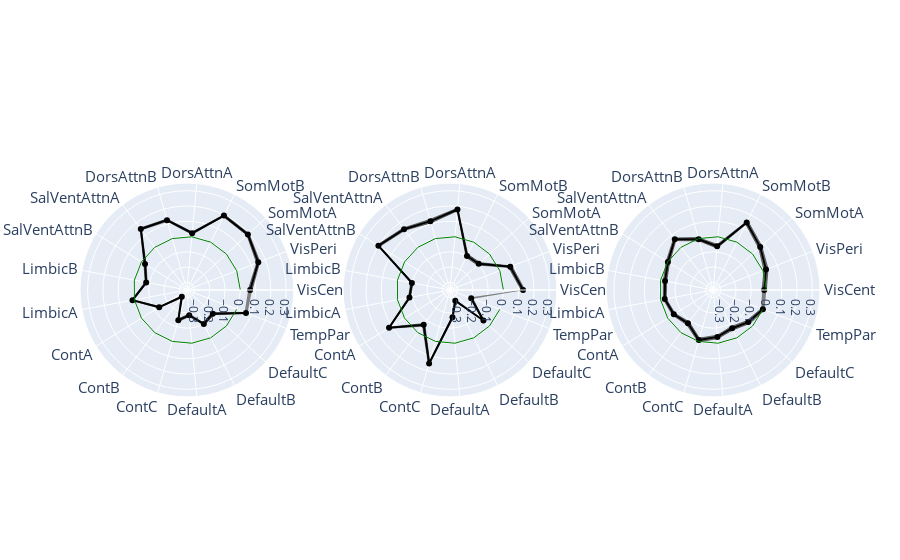

The cell this chart's notebook holds for it:
### Code cell
fig = make_subplots(rows=1, cols=3, specs=[[{'type': 'polar'} for k in range(3)]])

theta = cortex_key_labels

for k in range(3):
    r_values = state_auc_network[k+3,:]
    
    fig.add_trace(go.Scatterpolar(
        r=r_values - 2*state_auc_se[k+3,:],
        theta=theta,
        mode='lines',
        line = dict(color='black', width = .5)),row=1, col=k+1)

    fig.add_trace(go.Scatterpolar(
        r=r_values + 2*state_auc_se[k+3,:],
        theta=theta,
        mode='lines',
        fill='tonext',  
        fillcolor='grey', 
        line = dict(color='black', width = .5)),row=1, col=k+1)
    
    fig.add_trace(go.Scatterpolar(
        r=r_values,
        theta=theta,
        mode = "lines+markers",
        #fill='none',
        line=dict(color='black', width = 2)),row=1, col=k+1)

    # add a threshold trace or trace of zeros/baselines
    fig.add_trace(go.Scatterpolar(
        r=np.zeros((len(r_values))),
        theta=theta,
        fill='none',
        line=dict(color='green', width = 1),
        marker=dict(opacity=0)),row=1, col=k+1)
    
# set common range
fig.update_polars(radialaxis=dict(range=[-.35, .35],
                                tickmode='linear', dtick=0.1),
                  radialaxis_tickfont_size=12,
                  angularaxis_tickfont_size=15),

fig.update_layout(
showlegend=False,
)

# pio.write_image(fig, "Fig/polar_plot/state4-6.pdf", width = 1400, height=500, scale = 1)

fig.show()

### Figure 1 — Plotly figure (JSON) as saved in the notebook; plotly's stock layout.template omitted (floating-point values rounded to 4 significant figures)
{"data": [{"line": {"color": "black", "width": 0.5}, "mode": "lines", "r": [0.0515, 0.1399, 0.182, 0.1861, 0.01574, 0.1176, 0.1435, -0.03624, -0.0857, 0.006789, -0.1438, -0.304, -0.1554, -0.1926, -0.1106, -0.1298, 0.05508], "subplot": "polar", "theta": ["VisCent", "VisPeri", "SomMotA", "SomMotB", "DorsAttnA", "DorsAttnB", "SalVentAttnA", "SalVentAttnB", "LimbicB", "LimbicA", "ContA", "ContB", "ContC", "DefaultA", "DefaultB", "DefaultC", "TempPar"], "type": "scatterpolar"}, {"fill": "tonext", "fillcolor": "grey", "line": {"color": "black", "width": 0.5}, "mode": "lines", "r": [0.07674, 0.1626, 0.1989, 0.2023, 0.03215, 0.1335, 0.1579, -0.01896, -0.07214, 0.01835, -0.1293, -0.2851, -0.1341, -0.1752, -0.09279, -0.1105, 0.07516], "subplot": "polar", "theta": ["VisCent", "VisPeri", "SomMotA", "SomMotB", "DorsAttnA", "DorsAttnB", "SalVentAttnA", "SalVentAttnB", "LimbicB", "LimbicA", "ContA", "ContB", "ContC", "DefaultA", "DefaultB", "DefaultC", "TempPar"], "type": "scatterpolar"}, {"line": {"color": "black", "width": 2}, "mode": "lines+markers", "r": [0.06412, 0.1512, 0.1905, 0.1942, 0.02394, 0.1256, 0.1507, -0.0276, -0.07892, 0.01257, -0.1365, -0.2946, -0.1448, -0.1839, -0.1017, -0.1202, 0.06512], "subplot": "polar", "theta": ["VisCent", "VisPeri", "SomMotA", "SomMotB", "DorsAttnA", "DorsAttnB", "SalVentAttnA", "SalVentAttnB", "LimbicB", "LimbicA", "ContA", "ContB", "ContC", "DefaultA", "DefaultB", "DefaultC", "TempPar"], "type": "scatterpolar"}, {"fill": "none", "line": {"color": "green", "width": 1}, "marker": {"opacity": 0}, "r": [0.0, 0.0, 0.0, 0.0, 0.0, 0.0, 0.0, 0.0, 0.0, 0.0, 0.0, 0.0, 0.0, 0.0, 0.0, 0.0, 0.0], "subplot": "polar", "theta": ["VisCent", "VisPeri", "SomMotA", "SomMotB", "DorsAttnA", "DorsAttnB", "SalVentAttnA", "SalVentAttnB", "LimbicB", "LimbicA", "ContA", "ContB", "ContC", "DefaultA", "DefaultB", "DefaultC", "TempPar"], "type": "scatterpolar"}, {"line": {"color": "black", "width": 0.5}, "mode": "lines", "r": [0.1166, 0.06157, -0.1075, -0.112, 0.17, 0.107, 0.1398, 0.192, -0.1038, -0.0865, 0.1117, -0.07546, 0.1372, -0.1815, -0.2816, -0.06355, -0.2126], "subplot": "polar2", "theta": ["VisCent", "VisPeri", "SomMotA", "SomMotB", "DorsAttnA", "DorsAttnB", "SalVentAttnA", "SalVentAttnB", "LimbicB", "LimbicA", "ContA", "ContB", "ContC", "DefaultA", "DefaultB", "DefaultC", "TempPar"], "type": "scatterpolar"}, {"fill": "tonext", "fillcolor": "grey", "line": {"color": "black", "width": 0.5}, "mode": "lines", "r": [0.1403, 0.08488, -0.08389, -0.08876, 0.1892, 0.1307, 0.1584, 0.2106, -0.08851, -0.07328, 0.1274, -0.05277, 0.1632, -0.1602, -0.262, -0.04366, -0.1895], "subplot": "polar2", "theta": ["VisCent", "VisPeri", "SomMotA", "SomMotB", "DorsAttnA", "DorsAttnB", "SalVentAttnA", "SalVentAttnB", "LimbicB", "LimbicA", "ContA", "ContB", "ContC", "DefaultA", "DefaultB", "DefaultC", "TempPar"], "type": "scatterpolar"}, {"line": {"color": "black", "width": 2}, "mode": "lines+markers", "r": [0.1284, 0.07322, -0.09569, -0.1004, 0.1796, 0.1189, 0.1491, 0.2013, -0.09617, -0.07989, 0.1195, -0.06411, 0.1502, -0.1709, -0.2718, -0.05361, -0.201], "subplot": "polar2", "theta": ["VisCent", "VisPeri", "SomMotA", "SomMotB", "DorsAttnA", "DorsAttnB", "SalVentAttnA", "SalVentAttnB", "LimbicB", "LimbicA", "ContA", "ContB", "ContC", "DefaultA", "DefaultB", "DefaultC", "TempPar"], "type": "scatterpolar"}, {"fill": "none", "line": {"color": "green", "width": 1}, "marker": {"opacity": 0}, "r": [0.0, 0.0, 0.0, 0.0, 0.0, 0.0, 0.0, 0.0, 0.0, 0.0, 0.0, 0.0, 0.0, 0.0, 0.0, 0.0, 0.0], "subplot": "polar2", "theta": ["VisCent", "VisPeri", "SomMotA", "SomMotB", "DorsAttnA", "DorsAttnB", "SalVentAttnA", "SalVentAttnB", "LimbicB", "LimbicA", "ContA", "ContB", "ContC", "DefaultA", "DefaultB", "DefaultC", "TempPar"], "type": "scatterpolar"}, {"line": {"color": "black", "width": 0.5}, "mode": "lines", "r": [-0.02941, 0.007273, 0.0549, 0.1302, -0.07487, -0.01594, 0.05547, -0.01407, -0.0408, -0.03756, -0.05718, -0.089, -0.02233, -0.0531, -0.08312, -0.05153, -0.01194], "subplot": "polar3", "theta": ["VisCent", "VisPeri", "SomMotA", "SomMotB", "DorsAttnA", "DorsAttnB", "SalVentAttnA", "SalVentAttnB", "LimbicB", "LimbicA", "ContA", "ContB", "ContC", "DefaultA", "DefaultB", "DefaultC", "TempPar"], "type": "scatterpolar"}, {"fill": "tonext", "fillcolor": "grey", "line": {"color": "black", "width": 0.5}, "mode": "lines", "r": [-0.001144, 0.03592, 0.08013, 0.1572, -0.05026, 0.007412, 0.07762, 0.01049, -0.01849, -0.01793, -0.03725, -0.06451, 0.004578, -0.03002, -0.05808, -0.02506, 0.01124], "subplot": "polar3", "theta": ["VisCent", "VisPeri", "SomMotA", "SomMotB", "DorsAttnA", "DorsAttnB", "SalVentAttnA", "SalVentAttnB", "LimbicB", "LimbicA", "ContA", "ContB", "ContC", "DefaultA", "DefaultB", "DefaultC", "TempPar"], "type": "scatterpolar"}, {"line": {"color": "black", "width": 2}, "mode": "lines+markers", "r": [-0.01528, 0.0216, 0.06751, 0.1437, -0.06257, -0.004264, 0.06654, -0.001789, -0.02965, -0.02774, -0.04722, -0.07676, -0.008876, -0.04156, -0.0706, -0.0383, -0.0003485], "subplot": "polar3", "theta": ["VisCent", "VisPeri", "SomMotA", "SomMotB", "DorsAttnA", "DorsAttnB", "SalVentAttnA", "SalVentAttnB", "LimbicB", "LimbicA", "ContA", "ContB", "ContC", "DefaultA", "DefaultB", "DefaultC", "TempPar"], "type": "scatterpolar"}, {"fill": "none", "line": {"color": "green", "width": 1}, "marker": {"opacity": 0}, "r": [0.0, 0.0, 0.0, 0.0, 0.0, 0.0, 0.0, 0.0, 0.0, 0.0, 0.0, 0.0, 0.0, 0.0, 0.0, 0.0, 0.0], "subplot": "polar3", "theta": ["VisCent", "VisPeri", "SomMotA", "SomMotB", "DorsAttnA", "DorsAttnB", "SalVentAttnA", "SalVentAttnB", "LimbicB", "LimbicA", "ContA", "ContB", "ContC", "DefaultA", "DefaultB", "DefaultC", "TempPar"], "type": "scatterpolar"}], "layout": {"polar": {"angularaxis": {"tickfont": {"size": 15}}, "domain": {"x": [0, 0.2889], "y": [0, 1]}, "radialaxis": {"dtick": 0.1, "range": [-0.35, 0.35], "tickfont": {"size": 12}, "tickmode": "linear"}}, "polar2": {"angularaxis": {"tickfont": {"size": 15}}, "domain": {"x": [0.3556, 0.6444], "y": [0, 1]}, "radialaxis": {"dtick": 0.1, "range": [-0.35, 0.35], "tickfont": {"size": 12}, "tickmode": "linear"}}, "polar3": {"angularaxis": {"tickfont": {"size": 15}}, "domain": {"x": [0.7111, 1], "y": [0, 1]}, "radialaxis": {"dtick": 0.1, "range": [-0.35, 0.35], "tickfont": {"size": 12}, "tickmode": "linear"}}, "showlegend": false}}
